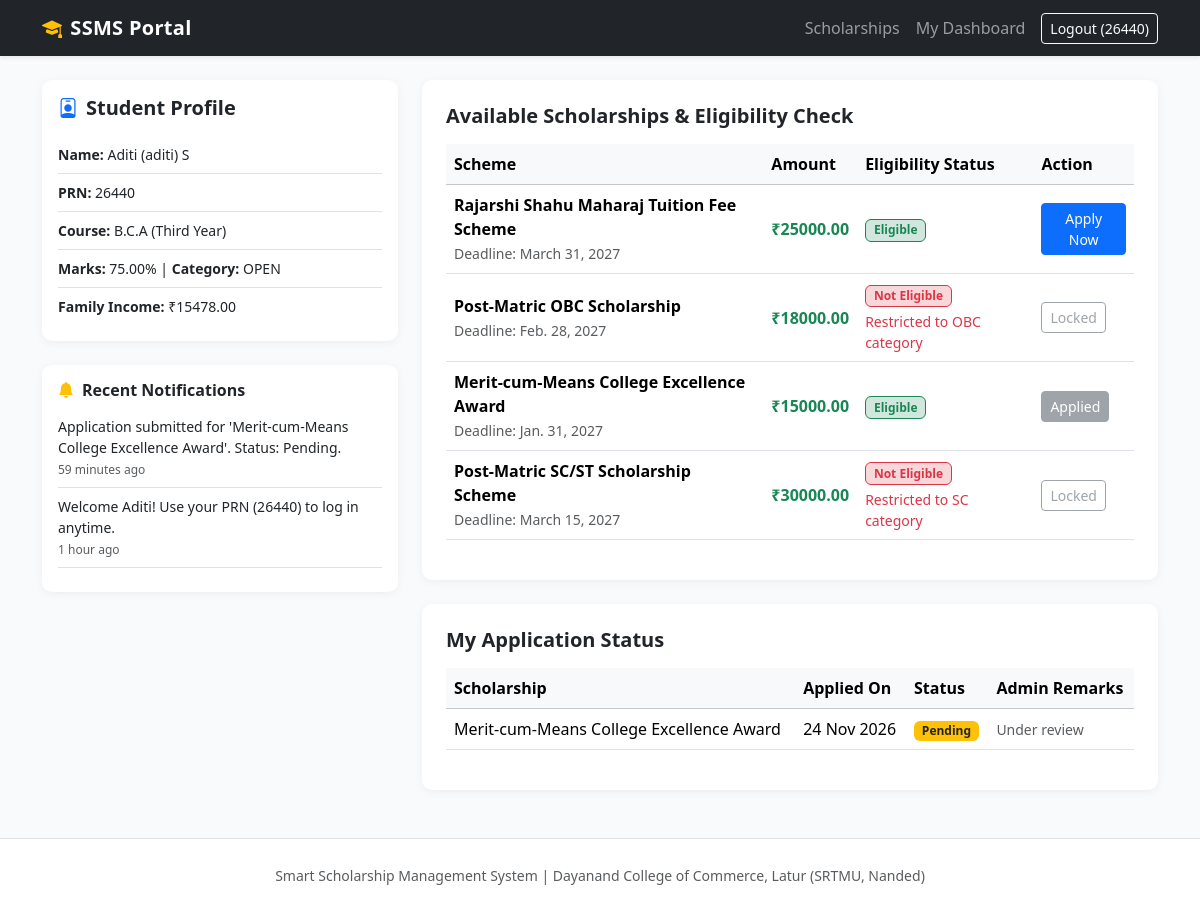
The app's page /dashboard/ (signed in) with its own data.
### scholarships/models.py (models this page shows, shortened)
class StudentProfile(models.Model):
    CATEGORY_CHOICES = [
        ('OPEN', 'Open / General'),
        ('OBC', 'OBC'),
        ('SC', 'SC'),
        ('ST', 'ST'),
        ('EWS', 'EWS'),
    ]
    user = models.OneToOneField(User, on_delete=models.CASCADE)
    prn_number = models.CharField(max_length=30, unique=True, verbose_name="PRN / Roll No")
    course = models.CharField(max_length=100, default="B.C.A")
    current_year = models.CharField(max_length=20, default="Third Year")
    percentage = models.DecimalField(max_digits=5, decimal_places=2, help_text="Previous exam percentage")
    annual_income = models.DecimalField(max_digits=10, decimal_places=2, help_text="Annual family income in INR")
    category = models.CharField(max_length=10, choices=CATEGORY_CHOICES, default='OPEN')
    phone = models.CharField(max_length=15)

class Notification(models.Model):
    user = models.ForeignKey(User, on_delete=models.CASCADE)
    message = models.CharField(max_length=255)
    is_read = models.BooleanField(default=False)
    created_at = models.DateTimeField(auto_now_add=True)

class Scholarship(models.Model):
    title = models.CharField(max_length=200)
    provider = models.CharField(max_length=150, help_text="e.g., Govt. of Maharashtra / College Trust")
    amount = models.DecimalField(max_digits=10, decimal_places=2)
    description = models.TextField()
    min_percentage = models.DecimalField(max_digits=5, decimal_places=2, default=50.00)
    max_income = models.DecimalField(max_digits=10, decimal_places=2, default=800000.00)
    allowed_category = models.CharField(max_length=50, default="ALL", help_text="ALL, OPEN, OBC, SC, ST, EWS")
    deadline = models.DateField()
    is_active = models.BooleanField(default=True)
    created_at = models.DateTimeField(auto_now_add=True)

class Application(models.Model):
    STATUS_CHOICES = [
        ('Pending', 'Pending Verification'),
        ('Verified', 'Documents Verified'),
        ('Approved', 'Approved'),
        ('Rejected', 'Rejected'),
    ]
    student = models.ForeignKey(StudentProfile, on_delete=models.CASCADE)
    scholarship = models.ForeignKey(Scholarship, on_delete=models.CASCADE)
    marksheet = models.FileField(upload_to='documents/marksheets/')
    income_certificate = models.FileField(upload_to='documents/income_certs/')
    id_proof = models.FileField(upload_to='documents/id_proofs/')
    status = models.CharField(max_length=20, choices=STATUS_CHOICES, default='Pending')
    admin_remarks = models.TextField(blank=True, null=True)
    applied_on = models.DateTimeField(auto_now_add=True)
    updated_on = models.DateTimeField(auto_now=True)
    class Meta:
        unique_together = ('student', 'scholarship')

### scholarships/views.py (the view)
# urls.py: path('dashboard/', views.student_dashboard, name='student_dashboard'),
@login_required
def student_dashboard(request):
    if request.user.is_staff:
        return redirect('admin_dashboard')
    student = get_object_or_404(StudentProfile, user=request.user)
    all_scholarships = Scholarship.objects.filter(is_active=True)
    applied_ids = Application.objects.filter(student=student).values_list('scholarship_id', flat=True)
    scholarship_list = []
    for sch in all_scholarships:
        eligible, reasons = check_eligibility(student, sch)
        scholarship_list.append({
            'obj': sch,
            'eligible': eligible,
            'reasons': reasons,
            'already_applied': sch.id in applied_ids
        })
    applications = Application.objects.filter(student=student).order_by('-applied_on')
    notifications = Notification.objects.filter(user=request.user).order_by('-created_at')[:5]
    return render(request, 'scholarships/student_dashboard.html', {
        'student': student,
        'scholarship_list': scholarship_list,
        'applications': applications,
        'notifications': notifications,
    })

### scholarships/views.py (called while the page is built)
def check_eligibility(student, scholarship):
    reasons = []
    if student.percentage < scholarship.min_percentage:
        reasons.append(f"Requires min {scholarship.min_percentage}% (You have {student.percentage}%)")
    if student.annual_income > scholarship.max_income:
        reasons.append(f"Income must be <= Rs.{scholarship.max_income}")
    if scholarship.allowed_category != "ALL" and student.category != scholarship.allowed_category:
        reasons.append(f"Restricted to {scholarship.allowed_category} category")
    return (len(reasons) == 0, reasons)

### scholarships/templates/scholarships/student_dashboard.html
{% extends 'scholarships/base.html' %}
{% block content %}
<div class="row g-4">
    <div class="col-lg-4">
        <div class="card p-3 mb-4">
            <h5 class="fw-bold mb-3"><i class="bi bi-person-badge text-primary me-2"></i>Student Profile</h5>
            <ul class="list-group list-group-flush small">
                <li class="list-group-item px-0"><strong>Name:</strong> {{ student.user.get_full_name }}</li>
                <li class="list-group-item px-0"><strong>PRN:</strong> {{ student.prn_number }}</li>
                <li class="list-group-item px-0"><strong>Course:</strong> {{ student.course }} ({{ student.current_year }})</li>
                <li class="list-group-item px-0"><strong>Marks:</strong> {{ student.percentage }}% | <strong>Category:</strong> {{ student.category }}</li>
                <li class="list-group-item px-0"><strong>Family Income:</strong> &#8377;{{ student.annual_income }}</li>
            </ul>
        </div>
        <div class="card p-3">
            <h6 class="fw-bold mb-3"><i class="bi bi-bell-fill text-warning me-2"></i>Recent Notifications</h6>
            {% for note in notifications %}
                <div class="border-bottom pb-2 mb-2 small">
                    <div>{{ note.message }}</div>
                    <span class="text-muted" style="font-size: 0.75rem;">{{ note.created_at|timesince }} ago</span>
                </div>
            {% empty %}
                <p class="text-muted small mb-0">No notifications yet.</p>
            {% endfor %}
        </div>
    </div>
    <div class="col-lg-8">
        <div class="card p-4 mb-4">
            <h5 class="fw-bold mb-3">Available Scholarships &amp; Eligibility Check</h5>
            <div class="table-responsive">
                <table class="table align-middle">
                    <thead class="table-light">
                        <tr>
                            <th>Scheme</th>
                            <th>Amount</th>
                            <th>Eligibility Status</th>
                            <th>Action</th>
                        </tr>
                    </thead>
                    <tbody>
                        {% for item in scholarship_list %}
                        <tr>
                            <td>
                                <strong>{{ item.obj.title }}</strong><br>
                                <small class="text-muted">Deadline: {{ item.obj.deadline }}</small>
                            </td>
                            <td class="fw-bold text-success">&#8377;{{ item.obj.amount }}</td>
                            <td>
                                {% if item.eligible %}
                                    <span class="badge bg-success-subtle text-success border border-success">Eligible</span>
                                {% else %}
                                    <span class="badge bg-danger-subtle text-danger border border-danger">Not Eligible</span>
                                    <div class="small text-danger mt-1">{{ item.reasons|join:", " }}</div>
                                {% endif %}
                            </td>
                            <td>
                                {% if item.already_applied %}
                                    <button class="btn btn-secondary btn-sm" disabled>Applied</button>
                                {% elif item.eligible %}
                                    <a href="{% url 'apply_scholarship' item.obj.id %}" class="btn btn-primary btn-sm">Apply Now</a>
                                {% else %}
                                    <button class="btn btn-outline-secondary btn-sm" disabled>Locked</button>
                                {% endif %}
                            </td>
                        </tr>
                        {% endfor %}
                    </tbody>
                </table>
            </div>
        </div>
        <div class="card p-4">
            <h5 class="fw-bold mb-3">My Application Status</h5>
            <div class="table-responsive">
                <table class="table align-middle">
                    <thead class="table-light">
                        <tr>
                            <th>Scholarship</th>
                            <th>Applied On</th>
                            <th>Status</th>
                            <th>Admin Remarks</th>
                        </tr>
                    </thead>
                    <tbody>
                        {% for app in applications %}
                        <tr>
                            <td>{{ app.scholarship.title }}</td>
                            <td>{{ app.applied_on|date:"d M Y" }}</td>
                            <td>
                                {% if app.status == 'Approved' %}
                                    <span class="badge bg-success">Approved</span>
                                {% elif app.status == 'Rejected' %}
                                    <span class="badge bg-danger">Rejected</span>
                                {% elif app.status == 'Verified' %}
                                    <span class="badge bg-info text-dark">Docs Verified</span>
                                {% else %}
                                    <span class="badge bg-warning text-dark">Pending</span>
                                {% endif %}
                            </td>
                            <td class="small text-muted">{{ app.admin_remarks|default:"Under review" }}</td>
                        </tr>
                        {% empty %}
                        <tr><td colspan="4" class="text-center text-muted">You haven't applied to any scholarship yet.</td></tr>
                        {% endfor %}
                    </tbody>
                </table>
            </div>
        </div>
    </div>
</div>
{% endblock %}

### scholarships/templates/scholarships/base.html (shortened to what this page needs)
{% load static %}
<!DOCTYPE html>
<html lang="en">
<head>
    <link href="https://cdn.jsdelivr.net/npm/bootstrap@5.3.2/dist/css/bootstrap.min.css" rel="stylesheet">
    <link href="https://cdn.jsdelivr.net/npm/bootstrap-icons@1.11.1/font/bootstrap-icons.css" rel="stylesheet">
    <link rel="stylesheet" href="{% static 'css/style.css' %}">
</head>
<body>
<nav class="navbar navbar-expand-lg navbar-dark bg-dark shadow-sm">
    <div class="container">
        <a class="navbar-brand" href="{% url 'home' %}">
            <i class="bi bi-mortarboard-fill text-warning me-2"></i>SSMS Portal
        </a>
        <div class="collapse navbar-collapse" id="navbarNav">
            <ul class="navbar-nav ms-auto align-items-center">
                <li class="nav-item"><a class="nav-link" href="{% url 'home' %}">Scholarships</a></li>
                {% if user.is_authenticated %}
                    {% if user.is_staff %}
                        <li class="nav-item"><a class="nav-link" href="{% url 'admin_dashboard' %}">Admin Panel</a></li>
                    {% else %}
                        <li class="nav-item"><a class="nav-link" href="{% url 'student_dashboard' %}">My Dashboard</a></li>
                    {% endif %}
                    <li class="nav-item ms-2">
                        <a class="btn btn-outline-light btn-sm" href="{% url 'logout' %}">Logout ({{ user.username }})</a>
                    </li>
                {% else %}
                    <li class="nav-item"><a class="nav-link" href="{% url 'login' %}">Login</a></li>
                    <li class="nav-item ms-2">
                        <a class="btn btn-primary btn-sm" href="{% url 'register' %}">Student Register</a>
                    </li>
                {% endif %}
            </ul>
        </div>
    </div>
</nav>
<div class="container my-4">
    {% block content %}{% endblock %}
</div>
<footer class="text-center text-muted py-4 border-top mt-5 bg-white">
    <small>Smart Scholarship Management System | Dayanand College of Commerce, Latur (SRTMU, Nanded)</small>
</footer>
</body>
</html>

### static/css/style.css (style rules this page uses)
:root { --primary-navy: #1e3a8a; --accent-blue: #2563eb; --soft-bg: #f8fafc; }
body { background-color: var(--soft-bg); font-family: 'Segoe UI', system-ui, -apple-system, sans-serif; }
.navbar-brand { font-weight: 700; letter-spacing: 0.3px; }
.card { border: none; border-radius: 10px; box-shadow: 0 2px 10px rgba(0, 0, 0, 0.05); }

### records on screen
StudentProfile: user.get_full_name "Aditi (aditi) S", prn_number "26440", course "B.C.A", current_year "Third Year", percentage "75.00", category "OPEN", annual_income "15478.00"
Notification: message "Application submitted for 'Merit-cum-Means College Excellence Award'. Status: Pending.", created_at "59 minutes"
Notification: message "Welcome Aditi! Use your PRN (26440) to log in anytime.", created_at "1 hour"
Scholarship: obj "Rajarshi Shahu Maharaj Tuition Fee Scheme", obj.deadline "March 31, 2027", obj.amount "25000.00", shows "Eligible", shows "Apply Now"
Scholarship: obj "Post-Matric OBC Scholarship", obj.deadline "Feb. 28, 2027", obj.amount "18000.00", reasons "Restricted to OBC category", shows "Locked"
Scholarship: obj "Merit-cum-Means College Excellence Award", obj.deadline "Jan. 31, 2027", obj.amount "15000.00", shows "Eligible", shows "Applied"
Scholarship: obj "Post-Matric SC/ST Scholarship Scheme", obj.deadline "March 15, 2027", obj.amount "30000.00", reasons "Restricted to SC category", shows "Locked"
Application: scholarship "Merit-cum-Means College Excellence Award", applied_on "24 Nov 2026", status "Pending", admin_remarks "Under review"

### other values on screen
{{ user.username }} "26440"
